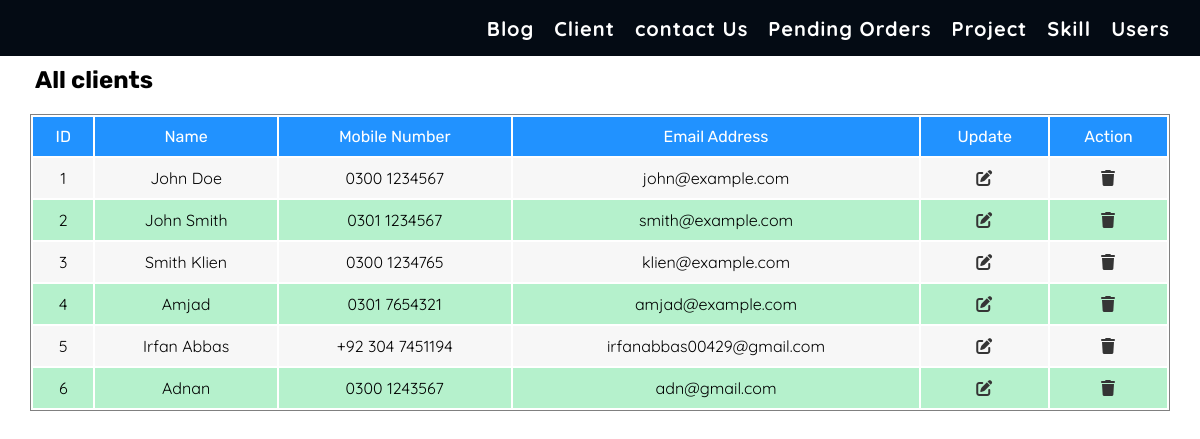
The page /admin/client.php on the database its author committed.
### tables this page shows
CREATE TABLE `client` (
  `client_id` int(5) NOT NULL,
  `client_name` varchar(50) NOT NULL,
  `client_number` varchar(17) NOT NULL,
  `client_email` varchar(30) NOT NULL
);

### admin/client.php (the view, shortened to what this page needs)
<!DOCTYPE html>
<html lang="en">
<head>
    <?php include 'include/meta-tags.php'; ?>
</head>
<body>
    <div class="summary-container">
        <?php include 'include/summary-header.php' ?>
        <h2 class="common-heading">All clients</h2>
        <div class="common-content">
            <?php
            include 'include/config.php';
            $clientQuery = "SELECT * FROM client";
            $clientResult = mysqli_query($conn, $clientQuery) or die("Client Query Disconnected!");
            ?>
                <table>
                    <thead>
                        <tr>
                            <td>ID</td>
                            <td>Name</td>
                            <td>Mobile Number</td>
                            <td>Email Address</td>
                            <td>Update</td>
                            <td>Action</td>
                        </tr>
                    </thead>
                    <tbody>
                        <?php while ($row = mysqli_fetch_assoc($clientResult)) { ?>
                            <tr>
                                <td><?php echo $row['client_id'] ?></td>
                                <td><?php echo $row['client_name'] ?></td>
                                <td><?php echo $row['client_number'] ?></td>
                                <td><?php echo $row['client_email'] ?></td>
                                <td><a href="#"><i class="fas fa-pen-to-square"></i></a></td>
                                <td><a href="#"><i class="fas fa-trash"></i></a></td>
                            </tr>
                        <?php } ?>
                    </tbody>
                </table>
        </div>
    </div>
</body>
</html>

### admin/include/style.php (style rules this page uses)
* { padding: 0; margin: 0; box-sizing: border-box; scroll-behavior: smooth; }
:root { --darkBgColor: #040b14; --textColor: #353535; --yellowColor: rgb(235, 235, 14); --themeColor: #00a78e; --lightThemeColor: #B5F1CC; --whiteColor: #fff; --iconBGColor: #525252; --lightBgColor: #f7f7f7; --blueColor: #2192FF; --primaryFontSize: 20px; --secondayFontSize: 30px; --primaryFont: 'quicksand', serif; --secondaryFont: 'rubik', serif; --tertiaryFont: 'Rubik Bubbles'; }
a { text-decoration: none; color: var(--textColor); font-family: var(--primaryFont); letter-spacing: 1px; }
.common-heading { margin: 10px 35px; font-family: var(--secondaryFont); }
.common-content { width: 100%; margin: 20px 0; position: relative; display: flex; justify-content: center; }
.common-content table { width: 95%; border: 1px solid grey; }
.common-content table thead tr { background: var(--blueColor); text-align: center; }
.common-content table thead tr td { padding: 10px; color: #fff; font-family: var(--secondaryFont); }
.common-content table tbody tr { background: var(--lightBgColor); text-align: center; }
.common-content table tbody tr:nth-child(even) { background: var(--lightThemeColor); }
.common-content table tbody tr td { padding: 10px; font-family: var(--primaryFont); }

### rows shown on the page
client: client_id "1", client_name "John Doe", client_number "0300 1234567", client_email "john@example.com"
client: client_id "2", client_name "John Smith", client_number "0301 1234567", client_email "smith@example.com"
client: client_id "3", client_name "Smith Klien", client_number "0300 1234765", client_email "klien@example.com"
client: client_id "4", client_name "Amjad", client_number "0301 7654321", client_email "amjad@example.com"
client: client_id "5", client_name "Irfan Abbas", client_number "+92 304 7451194", client_email "irfanabbas00429@gmail.com"
client: client_id "6", client_name "Adnan", client_number "0300 1243567", client_email "adn@gmail.com"
